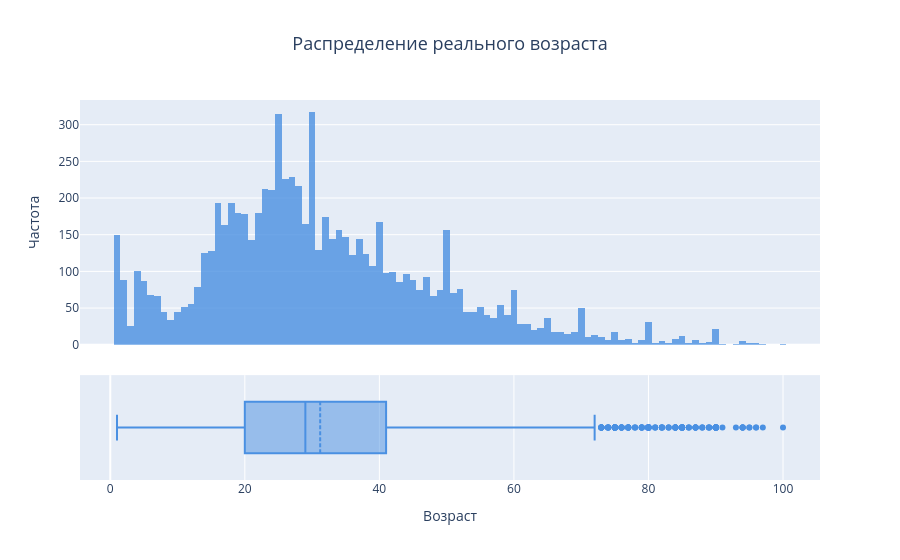

Notebook cell for this chart:
### Markdown cell above
Размер датасета `labels` 7591 записей, тип данных соответствует описанию, пропуски отсутствуют.

### Code cell
# построем распеределение по возрасту
age_data = labels['real_age']

# создаём подграфики: 2 строки, 1 столбец
fig = make_subplots(
    rows=2, cols=1,
    shared_xaxes=True,
    vertical_spacing=0.08,
    row_heights=[0.7, 0.3]
)

# гистограмма
fig.add_trace(
    go.Histogram(
        x=age_data,
        nbinsx=100,
        marker_color='#4A90E2',
        opacity=0.8,
        name='Гистограмма',
        histnorm=''  # абсолютные частоты
    ),
    row=1, col=1
)

# boxplot
fig.add_trace(
    go.Box(
        x=age_data,
        name='',
        marker_color='#4A90E2',
        boxmean=True
    ),
    row=2, col=1
)

# настройка внешнего вида
fig.update_layout(
    height=700,
    showlegend=False,
    title_text="Распределение реального возраста",
    title_x=0.5,
    title_font_size=18
)

fig.update_xaxes(title_text="Возраст", row=2, col=1)
fig.update_yaxes(title_text="Частота", row=1, col=1)

fig.show()

### Figure 1 — Plotly figure (JSON) as saved in the notebook; plotly's stock layout.template omitted (floating-point values rounded to 4 significant figures; data arrays with more than 128 entries replaced by an {"elided": "..."} marker saying what was removed)
{"data": [{"histnorm": "", "marker": {"color": "#4A90E2"}, "name": "Гистограмма", "nbinsx": 100, "opacity": 0.8, "type": "histogram", "x": {"elided": "7591 int values"}, "xaxis": "x", "yaxis": "y"}, {"boxmean": true, "marker": {"color": "#4A90E2"}, "name": "", "type": "box", "x": {"elided": "7591 int values"}, "xaxis": "x2", "yaxis": "y2"}], "layout": {"autosize": true, "showlegend": false, "title": {"font": {"size": 18}, "text": "Распределение реального возраста", "x": 0.5}, "xaxis": {"anchor": "y", "autorange": true, "domain": [0, 1], "matches": "x2", "range": [-4.5, 105.5], "showticklabels": false, "type": "linear"}, "xaxis2": {"anchor": "y2", "autorange": true, "domain": [0, 1], "range": [-4.5, 105.5], "title": {"text": "Возраст"}, "type": "linear"}, "yaxis": {"anchor": "x", "autorange": true, "domain": [0.356, 1], "range": [0, 333.7], "title": {"text": "Частота"}}, "yaxis2": {"anchor": "x2", "autorange": true, "domain": [0, 0.276], "range": [-0.5, 0.5], "type": "category"}}}
